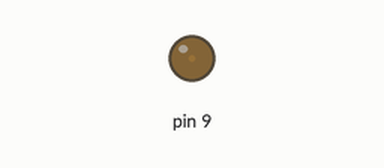
The sketch below on a simulated Arduino Uno, built with avr-gcc and run on an emulated ATmega328P. On the bench: output pins drawn as LEDs (lit = HIGH).

Above: at 0.05 s.
At 0.95 s:
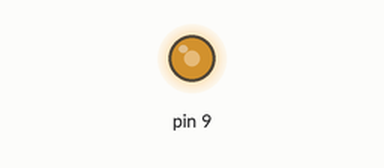
At 1.4 s:
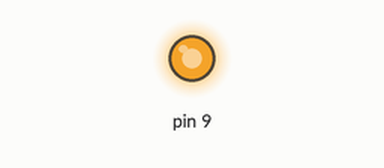
At 2.75 s:
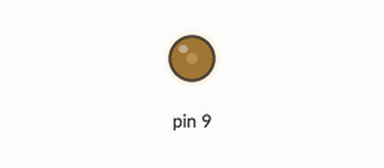
Timing chart, 0 to 7.0 s (numbered marks = the images above):
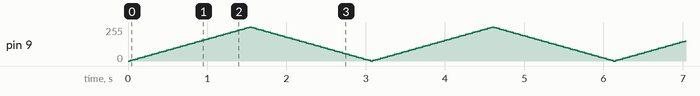

The sketch:

LED_control_by_PWM.ino
```cpp
int brightness = 0;    // LED 밝기 초기값
int fadeAmount = 5;    // 밝기 변화량

void setup() {
  pinMode(9, OUTPUT);  // 디지털 핀 9번을 출력 모드로 설정
}

void loop() {
  analogWrite(9, brightness);  // 핀 9번에 PWM 신호로 밝기 설정

  brightness += fadeAmount;    // 밝기 증가

  // 밝기가 최대값(255) 또는 최소값(0)에 도달했을 때 방향 전환
  if (brightness <= 0 || brightness >= 255) {
    fadeAmount = -fadeAmount;  // 밝기 변화 방향 반전
  }

  delay(30);  // 30ms 대기 후 다음 루프 실행
}
```
